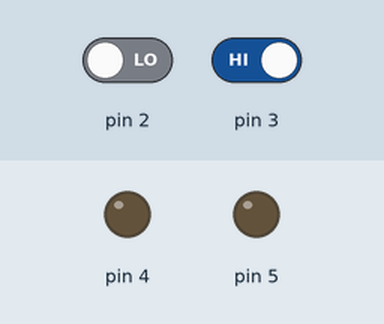
This sketch was run on a simulated Arduino Uno, built with avr-gcc and run on an emulated ATmega328P. On the bench: output pins drawn as LEDs (lit = HIGH). Inputs (shaded band) come from the test bench; at power-on: pin 2 LOW, pin 3 HIGH.

Above: at 1.2 s.
1.3 s: pin 2 driven HIGH
At 2.0 s:
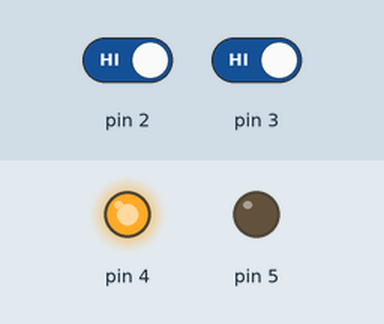
2.8 s: pin 3 driven LOW
At 3.2 s:
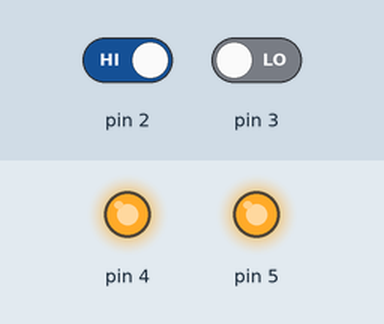
4.3 s: pin 2 driven LOW
At 5.5 s:
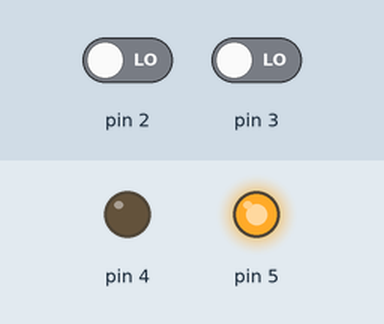
5.8 s: pin 3 driven HIGH
At 6.7 s:
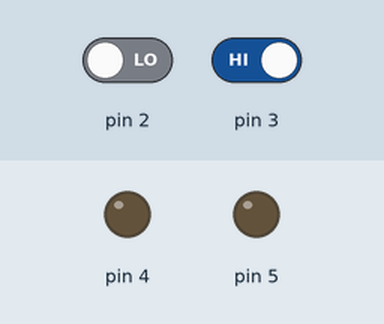
Timing chart, 0 to 8.3 s (numbered marks = the images above; inputs shaded):
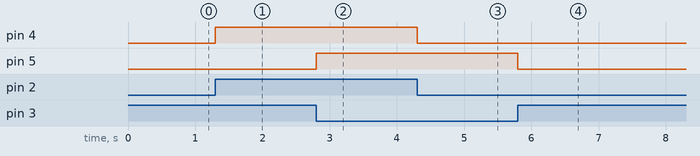

The sketch:

bot_o_2_led2.ino
```cpp
// C++ code
//

int var1;
int var2;

void setup()
{
  pinMode(2, INPUT);
  pinMode(3, INPUT);
  pinMode(4, OUTPUT);
  pinMode(5, OUTPUT);
}

void loop()
{
  	var1 = digitalRead(2);
   	var2 = digitalRead(3);

   if(var1){
     digitalWrite(4,HIGH);
   }else {digitalWrite(4,LOW);
         }

   if(!var2){
     digitalWrite(5,HIGH);
   }   else {
     digitalWrite (5,LOW);
         }
}
```

Measured:
- after the input at 1.3 s, pin 4: LOW → HIGH at once
- after the input at 2.8 s, pin 5: LOW → HIGH at once
- after the input at 4.3 s, pin 4: HIGH → LOW at once
- after the input at 5.8 s, pin 5: HIGH → LOW at once
